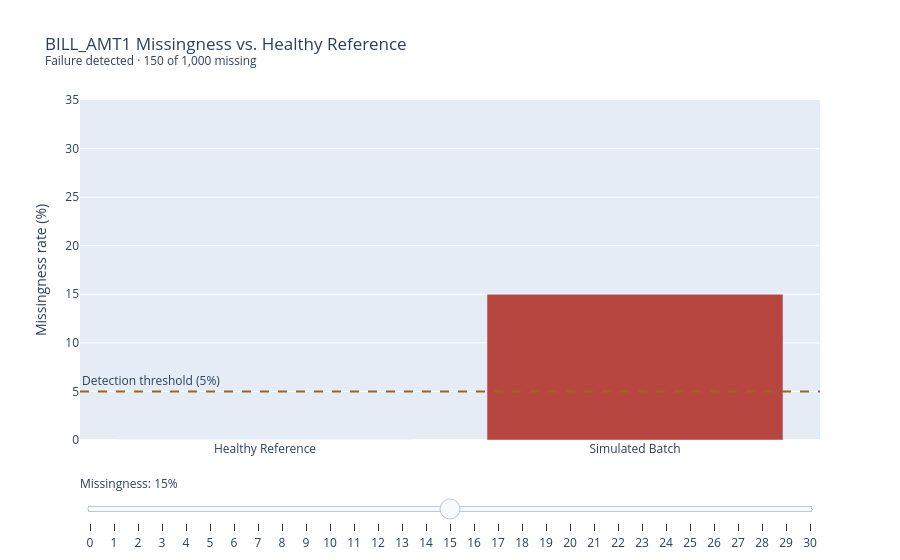

The cell this chart's notebook holds for it:
### Markdown cell above
## 3. Interactive Missingness Detector Visualization

### Code cell
reference_rate = healthy_reference["missing_rate_%"]
missingness_chart(reference_rate, "BILL_AMT1 Missingness vs. Healthy Reference").show(
    renderer="plotly_mimetype"
)

### Figure 1 — Plotly figure (JSON) as saved in the notebook; plotly's stock layout.template omitted (floating-point values rounded to 4 significant figures)
{"data": [{"customdata": [0, 150], "hovertemplate": "%{x}<br>%{y:.1f}% missing<br>%{customdata} of 1,000 values<extra></extra>", "marker": {"color": ["#28669b", "#b84640"]}, "x": ["Healthy Reference", "Simulated Batch"], "y": [0.0, 15], "type": "bar"}], "layout": {"shapes": [{"line": {"color": "#9d651b", "dash": "dash"}, "type": "line", "x0": 0, "x1": 1, "xref": "x domain", "y0": 5.0, "y1": 5.0, "yref": "y"}], "annotations": [{"showarrow": false, "text": "Detection threshold (5%)", "x": 0, "xanchor": "left", "xref": "x domain", "y": 5.0, "yanchor": "bottom", "yref": "y"}], "yaxis": {"title": {"text": "Missingness rate (%)"}, "range": [0, 35]}, "title": {"text": "BILL_AMT1 Missingness vs. Healthy Reference<br><sup>Failure detected · 150 of 1,000 missing</sup>"}, "sliders": [{"active": 15, "currentvalue": {"prefix": "Missingness: ", "suffix": "%"}, "pad": {"t": 32}, "steps": [{"args": [{"y": [[0.0, 0]], "customdata": [[0, 0]], "marker.color": [["#28669b", "#2c8565"]]}, {"title.text": "BILL_AMT1 Missingness vs. Healthy Reference<br><sup>Within threshold · 0 of 1,000 missing</sup>"}], "label": "0", "method": "update"}, {"args": [{"y": [[0.0, 1]], "customdata": [[0, 10]], "marker.color": [["#28669b", "#2c8565"]]}, {"title.text": "BILL_AMT1 Missingness vs. Healthy Reference<br><sup>Within threshold · 10 of 1,000 missing</sup>"}], "label": "1", "method": "update"}, {"args": [{"y": [[0.0, 2]], "customdata": [[0, 20]], "marker.color": [["#28669b", "#2c8565"]]}, {"title.text": "BILL_AMT1 Missingness vs. Healthy Reference<br><sup>Within threshold · 20 of 1,000 missing</sup>"}], "label": "2", "method": "update"}, {"args": [{"y": [[0.0, 3]], "customdata": [[0, 30]], "marker.color": [["#28669b", "#2c8565"]]}, {"title.text": "BILL_AMT1 Missingness vs. Healthy Reference<br><sup>Within threshold · 30 of 1,000 missing</sup>"}], "label": "3", "method": "update"}, {"args": [{"y": [[0.0, 4]], "customdata": [[0, 40]], "marker.color": [["#28669b", "#2c8565"]]}, {"title.text": "BILL_AMT1 Missingness vs. Healthy Reference<br><sup>Within threshold · 40 of 1,000 missing</sup>"}], "label": "4", "method": "update"}, {"args": [{"y": [[0.0, 5]], "customdata": [[0, 50]], "marker.color": [["#28669b", "#2c8565"]]}, {"title.text": "BILL_AMT1 Missingness vs. Healthy Reference<br><sup>Within threshold · 50 of 1,000 missing</sup>"}], "label": "5", "method": "update"}, {"args": [{"y": [[0.0, 6]], "customdata": [[0, 60]], "marker.color": [["#28669b", "#b84640"]]}, {"title.text": "BILL_AMT1 Missingness vs. Healthy Reference<br><sup>Failure detected · 60 of 1,000 missing</sup>"}], "label": "6", "method": "update"}, {"args": [{"y": [[0.0, 7]], "customdata": [[0, 70]], "marker.color": [["#28669b", "#b84640"]]}, {"title.text": "BILL_AMT1 Missingness vs. Healthy Reference<br><sup>Failure detected · 70 of 1,000 missing</sup>"}], "label": "7", "method": "update"}, {"args": [{"y": [[0.0, 8]], "customdata": [[0, 80]], "marker.color": [["#28669b", "#b84640"]]}, {"title.text": "BILL_AMT1 Missingness vs. Healthy Reference<br><sup>Failure detected · 80 of 1,000 missing</sup>"}], "label": "8", "method": "update"}, {"args": [{"y": [[0.0, 9]], "customdata": [[0, 90]], "marker.color": [["#28669b", "#b84640"]]}, {"title.text": "BILL_AMT1 Missingness vs. Healthy Reference<br><sup>Failure detected · 90 of 1,000 missing</sup>"}], "label": "9", "method": "update"}, {"args": [{"y": [[0.0, 10]], "customdata": [[0, 100]], "marker.color": [["#28669b", "#b84640"]]}, {"title.text": "BILL_AMT1 Missingness vs. Healthy Reference<br><sup>Failure detected · 100 of 1,000 missing</sup>"}], "label": "10", "method": "update"}, {"args": [{"y": [[0.0, 11]], "customdata": [[0, 110]], "marker.color": [["#28669b", "#b84640"]]}, {"title.text": "BILL_AMT1 Missingness vs. Healthy Reference<br><sup>Failure detected · 110 of 1,000 missing</sup>"}], "label": "11", "method": "update"}, {"args": [{"y": [[0.0, 12]], "customdata": [[0, 120]], "marker.color": [["#28669b", "#b84640"]]}, {"title.text": "BILL_AMT1 Missingness vs. Healthy Reference<br><sup>Failure detected · 120 of 1,000 missing</sup>"}], "label": "12", "method": "update"}, {"args": [{"y": [[0.0, 13]], "customdata": [[0, 130]], "marker.color": [["#28669b", "#b84640"]]}, {"title.text": "BILL_AMT1 Missingness vs. Healthy Reference<br><sup>Failure detected · 130 of 1,000 missing</sup>"}], "label": "13", "method": "update"}, {"args": [{"y": [[0.0, 14]], "customdata": [[0, 140]], "marker.color": [["#28669b", "#b84640"]]}, {"title.text": "BILL_AMT1 Missingness vs. Healthy Reference<br><sup>Failure detected · 140 of 1,000 missing</sup>"}], "label": "14", "method": "update"}, {"args": [{"y": [[0.0, 15]], "customdata": [[0, 150]], "marker.color": [["#28669b", "#b84640"]]}, {"title.text": "BILL_AMT1 Missingness vs. Healthy Reference<br><sup>Failure detected · 150 of 1,000 missing</sup>"}], "label": "15", "method": "update"}, {"args": [{"y": [[0.0, 16]], "customdata": [[0, 160]], "marker.color": [["#28669b", "#b84640"]]}, {"title.text": "BILL_AMT1 Missingness vs. Healthy Reference<br><sup>Failure detected · 160 of 1,000 missing</sup>"}], "label": "16", "method": "update"}, {"args": [{"y": [[0.0, 17]], "customdata": [[0, 170]], "marker.color": [["#28669b", "#b84640"]]}, {"title.text": "BILL_AMT1 Missingness vs. Healthy Reference<br><sup>Failure detected · 170 of 1,000 missing</sup>"}], "label": "17", "method": "update"}, {"args": [{"y": [[0.0, 18]], "customdata": [[0, 180]], "marker.color": [["#28669b", "#b84640"]]}, {"title.text": "BILL_AMT1 Missingness vs. Healthy Reference<br><sup>Failure detected · 180 of 1,000 missing</sup>"}], "label": "18", "method": "update"}, {"args": [{"y": [[0.0, 19]], "customdata": [[0, 190]], "marker.color": [["#28669b", "#b84640"]]}, {"title.text": "BILL_AMT1 Missingness vs. Healthy Reference<br><sup>Failure detected · 190 of 1,000 missing</sup>"}], "label": "19", "method": "update"}, {"args": [{"y": [[0.0, 20]], "customdata": [[0, 200]], "marker.color": [["#28669b", "#b84640"]]}, {"title.text": "BILL_AMT1 Missingness vs. Healthy Reference<br><sup>Failure detected · 200 of 1,000 missing</sup>"}], "label": "20", "method": "update"}, {"args": [{"y": [[0.0, 21]], "customdata": [[0, 210]], "marker.color": [["#28669b", "#b84640"]]}, {"title.text": "BILL_AMT1 Missingness vs. Healthy Reference<br><sup>Failure detected · 210 of 1,000 missing</sup>"}], "label": "21", "method": "update"}, {"args": [{"y": [[0.0, 22]], "customdata": [[0, 220]], "marker.color": [["#28669b", "#b84640"]]}, {"title.text": "BILL_AMT1 Missingness vs. Healthy Reference<br><sup>Failure detected · 220 of 1,000 missing</sup>"}], "label": "22", "method": "update"}, {"args": [{"y": [[0.0, 23]], "customdata": [[0, 230]], "marker.color": [["#28669b", "#b84640"]]}, {"title.text": "BILL_AMT1 Missingness vs. Healthy Reference<br><sup>Failure detected · 230 of 1,000 missing</sup>"}], "label": "23", "method": "update"}, {"args": [{"y": [[0.0, 24]], "customdata": [[0, 240]], "marker.color": [["#28669b", "#b84640"]]}, {"title.text": "BILL_AMT1 Missingness vs. Healthy Reference<br><sup>Failure detected · 240 of 1,000 missing</sup>"}], "label": "24", "method": "update"}, {"args": [{"y": [[0.0, 25]], "customdata": [[0, 250]], "marker.color": [["#28669b", "#b84640"]]}, {"title.text": "BILL_AMT1 Missingness vs. Healthy Reference<br><sup>Failure detected · 250 of 1,000 missing</sup>"}], "label": "25", "method": "update"}, {"args": [{"y": [[0.0, 26]], "customdata": [[0, 260]], "marker.color": [["#28669b", "#b84640"]]}, {"title.text": "BILL_AMT1 Missingness vs. Healthy Reference<br><sup>Failure detected · 260 of 1,000 missing</sup>"}], "label": "26", "method": "update"}, {"args": [{"y": [[0.0, 27]], "customdata": [[0, 270]], "marker.color": [["#28669b", "#b84640"]]}, {"title.text": "BILL_AMT1 Missingness vs. Healthy Reference<br><sup>Failure detected · 270 of 1,000 missing</sup>"}], "label": "27", "method": "update"}, {"args": [{"y": [[0.0, 28]], "customdata": [[0, 280]], "marker.color": [["#28669b", "#b84640"]]}, {"title.text": "BILL_AMT1 Missingness vs. Healthy Reference<br><sup>Failure detected · 280 of 1,000 missing</sup>"}], "label": "28", "method": "update"}, {"args": [{"y": [[0.0, 29]], "customdata": [[0, 290]], "marker.color": [["#28669b", "#b84640"]]}, {"title.text": "BILL_AMT1 Missingness vs. Healthy Reference<br><sup>Failure detected · 290 of 1,000 missing</sup>"}], "label": "29", "method": "update"}, {"args": [{"y": [[0.0, 30]], "customdata": [[0, 300]], "marker.color": [["#28669b", "#b84640"]]}, {"title.text": "BILL_AMT1 Missingness vs. Healthy Reference<br><sup>Failure detected · 300 of 1,000 missing</sup>"}], "label": "30", "method": "update"}]}]}}
